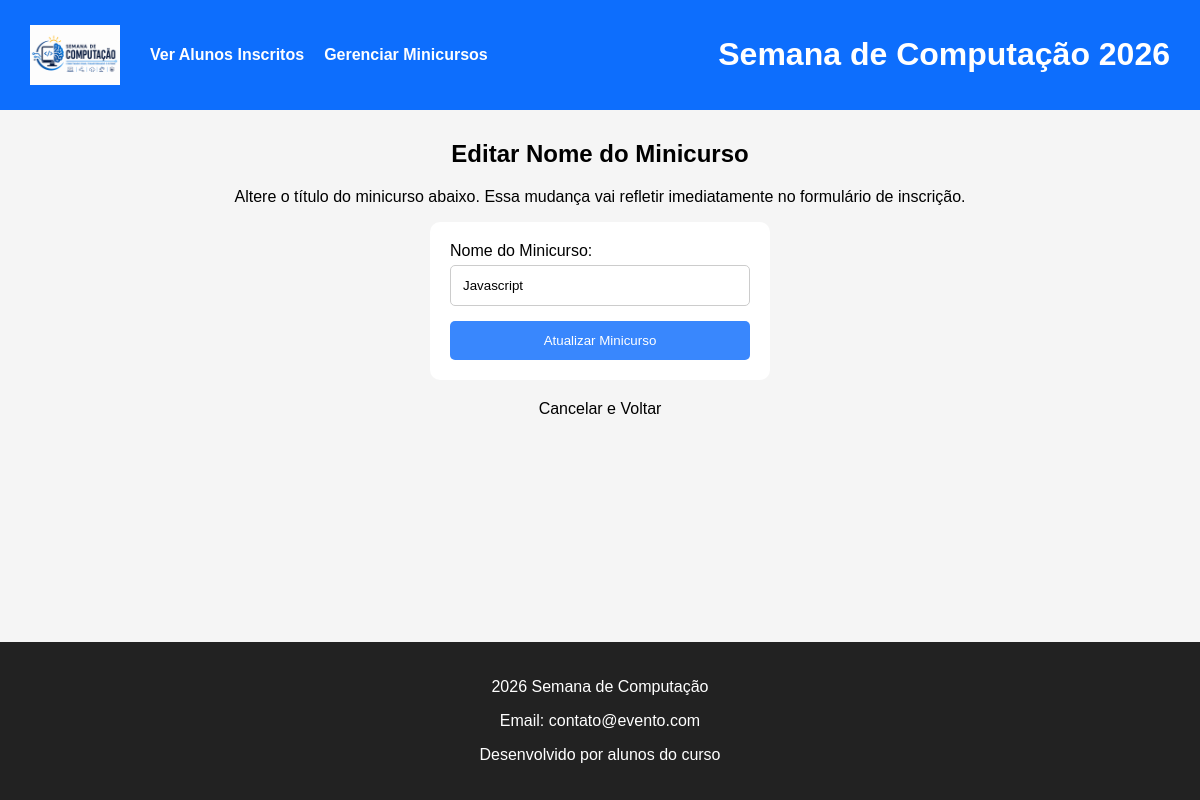
Page /minicursos/editar/3 on the earlier database version.
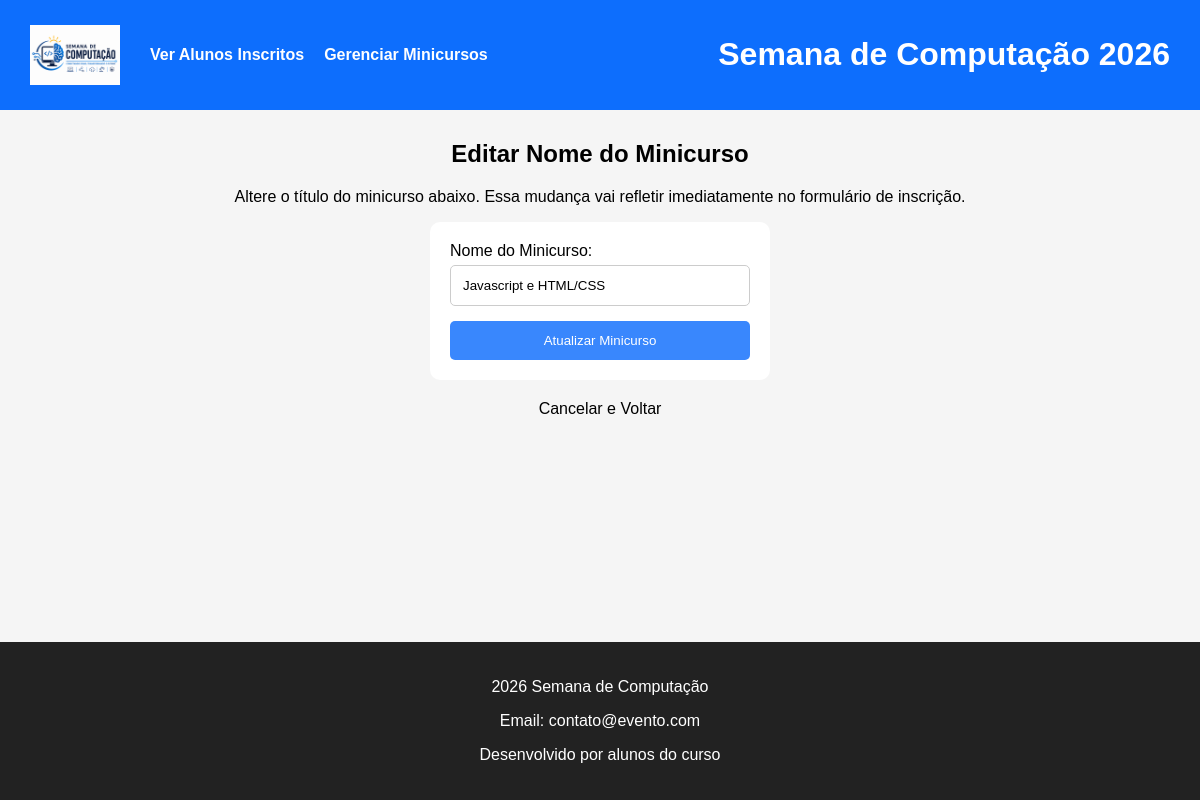
Same page on the later database version.
### tables this page shows
CREATE TABLE minicursos (
            id INTEGER PRIMARY KEY AUTOINCREMENT,
            nome TEXT NOT NULL UNIQUE
        );

### controllers/minicurso_controller.py (the view)
@minicurso_blueprint.route("/minicursos/editar/<int:id>", methods=["GET", "POST"])
def editar(id):
    curso = dao.buscar_por_id(id)
    if not curso:
        return render_template("erro.html", mensagem="Minicurso não encontrado!")
    if request.method == "POST":
        curso.nome = request.form.get("nome")
        dao.refresh_db_from_model = dao.atualizar(curso)
        return redirect(url_for('minicursos.listar'))
    return render_template("minicursos/editar.html", minicurso=curso)

### dao/minicurso_dao.py (called while the page is built)
    def buscar_por_id(self, id):
        conn = get_connection()
        cursor = conn.execute("SELECT id, nome FROM minicursos WHERE id = ?", (id,))
        row = cursor.fetchone()
        conn.close()
        return Minicurso(row['id'], row['nome']) if row else None

### database.py (called while the page is built)
def get_connection():
    conn = sqlite3.connect(DATABASE_NAME)
    conn.execute("PRAGMA foreign_keys = ON;")
    conn.row_factory = sqlite3.Row
    return conn

### templates/minicursos/editar.html
{% extends "layout.html" %}
{% block body %}
<h2>Editar Nome do Minicurso</h2>
<p>Altere o título do minicurso abaixo. Essa mudança vai refletir imediatamente no formulário de inscrição.</p>
<form class="formulario" action="/minicursos/editar/{{ minicurso.id }}" method="POST"
  aria-label="Formulário de edição de minicurso">
  <div class="campo">
    <label for="nome">Nome do Minicurso:</label>
    <input type="text" id="nome" name="nome" value="{{ minicurso.nome }}" required aria-required="true"
      placeholder="Ex: Inteligência Artificial">
  </div>
  <div class="campo">
    <button type="submit">Atualizar Minicurso</button>
  </div>
</form>
<div class="button-container">
  <button"><a href="/minicursos">Cancelar e Voltar</a></button>
</div>
{% endblock %}

Differences in the rows shown:
changed minicursos: nome "Javascript" → "Javascript e HTML/CSS"
